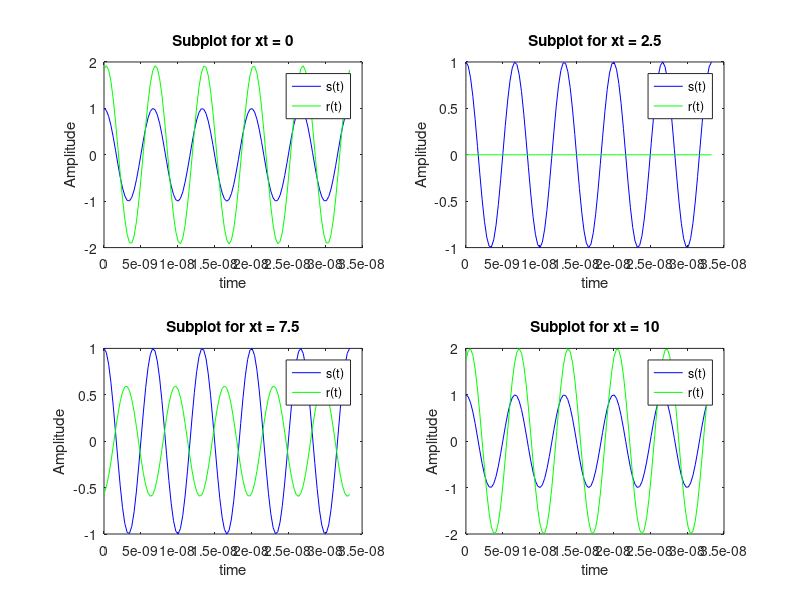

MATLAB code to generate this figure:
% BMEN 3302.501
% Shido Nakajima
% MiniProject 1

clear;clc;

% coordinates
xr = 0; yr = 10;
xref = 5; yref = 10;
xt = [0, 2.5, 7.5, 10]; yt = 0;

% signal
T = 2/3/10^8;
t = 0:pi/10^10:5*T;
st = cos(3*10^8*pi*t);

% distance
drt = sqrt((yt-yr)^2+(xt-xr).^2);
drref = 5;
dreft = sqrt((yt-yref)^2+(xt-xref).^2);
drreft = drref+dreft;

% delay
trt = drt/3/10^8;
trreft = drreft/3/10^8;

% r(t) for xt = 0
strt0 = cos(3*10^8*pi*(t-trt(1)));
strreft0 = cos(3*10^8*pi*(t-trreft(1)));
rt0 = strt0+strreft0;

% r(t) for xt = 2.5
strt2 = cos(3*10^8*pi*(t-trt(2)));
strreft2 = cos(3*10^8*pi*(t-trreft(2)));
rt2 = strt2+strreft2;

% r(t) for xt = 7.5
strt7 = cos(3*10^8*pi*(t-trt(3)));
strreft7 = cos(3*10^8*pi*(t-trreft(3)));
rt7 = strt7+strreft7;

% r(t) for xt = 10
strt10 = cos(3*10^8*pi*(t-trt(4)));
strreft10 = cos(3*10^8*pi*(t-trreft(4)));
rt10 = strt10+strreft10;

% plot 4 subplots
subplot(2,2,1);
plot(t,st,'b',t,rt0,'g')
title('Subplot for xt = 0')
ylabel('Amplitude')
xlabel('time')
legend('s(t)','r(t)')

subplot(2,2,2);
plot(t,st,'b',t,rt2,'g')
title('Subplot for xt = 2.5')
ylabel('Amplitude')
xlabel('time')
legend('s(t)','r(t)')

subplot(2,2,3);
plot(t,st,'b',t,rt7,'g')
title('Subplot for xt = 7.5')
ylabel('Amplitude')
xlabel('time')
legend('s(t)','r(t)')

subplot(2,2,4);
plot(t,st,'b',t,rt10,'g')
title('Subplot for xt = 10')
ylabel('Amplitude')
xlabel('time')
legend('s(t)','r(t)')